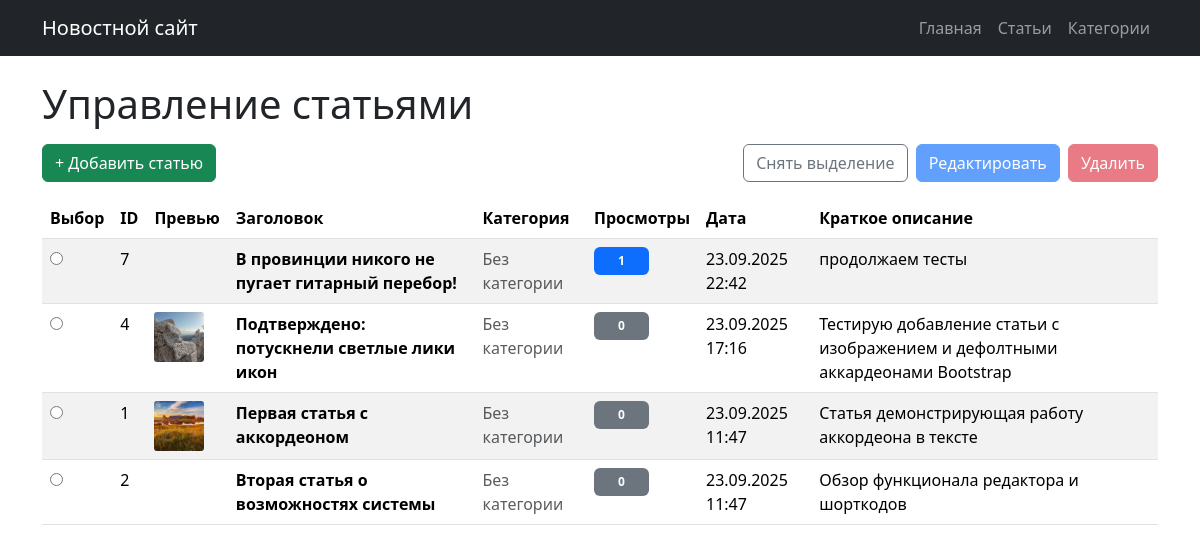
Page /admin/index.php on the earlier database version.
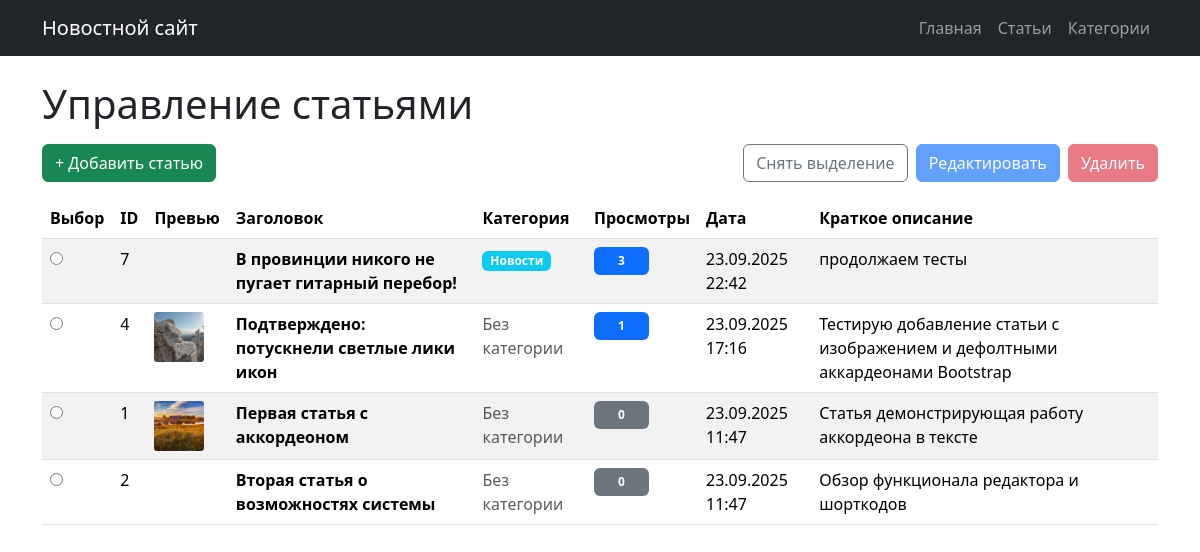
Same page on the later database version.
### tables this page shows
CREATE TABLE articles (
    id INTEGER PRIMARY KEY AUTOINCREMENT,
    title TEXT NOT NULL,
    content TEXT NOT NULL,
    short_description TEXT,
    created_at DATETIME DEFAULT CURRENT_TIMESTAMP,
    updated_at DATETIME DEFAULT CURRENT_TIMESTAMP
, preview_image TEXT, views INTEGER DEFAULT 0, category_id INTEGER DEFAULT NULL);

CREATE TABLE categories (
            id INTEGER PRIMARY KEY AUTOINCREMENT,
            name VARCHAR(100) NOT NULL UNIQUE,
            slug VARCHAR(100) NOT NULL UNIQUE,
            description TEXT,
            created_at DATETIME DEFAULT CURRENT_TIMESTAMP
        );

### includes/functions.php (called while the page is built, shortened)
<?php
function getAllArticlesWithCategories() {
    $db = new Database();
    $pdo = $db->getConnection();
    $stmt = $pdo->query("
        SELECT a.*, c.name as category_name, c.slug as category_slug
        FROM articles a
        LEFT JOIN categories c ON a.category_id = c.id
        ORDER BY a.created_at DESC
    ");
    return $stmt->fetchAll(PDO::FETCH_ASSOC);
}
?>

### admin/index.php (the view, shortened to what this page needs)
<?php
require_once '../includes/functions.php';
$articles = getAllArticlesWithCategories();
?>
<?php
include '../includes/header.php';
?>
<h1>Управление статьями</h1>
<form method="POST" id="articles-form">
    <div class="d-flex justify-content-between align-items-center my-3">
        <div>
            <a href="add.php" class="btn btn-success">+ Добавить статью</a>
        </div>
        <div>
            <button type="button" class="btn btn-outline-secondary" id="deselect-all">
                Снять выделение
            </button>
            <button type="submit" name="edit_selected" class="btn btn-primary mx-1" id="edit-selected" disabled>
                Редактировать
            </button>
            <button type="submit" name="delete_selected" class="btn btn-danger" id="delete-selected" disabled>
                Удалить
            </button>
        </div>
    </div>
    <div class="table-responsive">
<table class="table table-striped">
    <thead>
        <tr>
            <th width="40">Выбор</th>
            <th>ID</th>
            <th>Превью</th>
            <th>Заголовок</th>
            <th>Категория</th>
            <th>Просмотры</th>
            <th>Дата</th>
            <th>Краткое описание</th>
        </tr>
    </thead>
    <tbody>
        <?php if (empty($articles)): ?>
            <tr>
                <td colspan="8" class="text-center text-muted py-4">
                    Статьи пока не добавлены
                </td>
            </tr>
        <?php else: ?>
            <?php foreach ($articles as $article): ?>
            <tr>
                <td>
                    <input type="radio" name="selected_article" value="<?php echo $article['id']; ?>"
                           class="article-radio">
                </td>
                <td><?php echo $article['id']; ?></td>
                <td>
                    <?php if (!empty($article['preview_image'])): ?>
                    <img src="<?php echo htmlspecialchars($article['preview_image']); ?>"
                         style="height: 50px; width: 50px; object-fit: cover; border-radius: 3px;"
                         alt="Превью"
                         onerror="this.style.display='none'">
                    <?php else: ?>
                    <span class="text-muted">Нет</span>
                    <?php endif; ?>
                </td>
                <td>
                    <strong><?php echo htmlspecialchars($article['title']); ?></strong>
                </td>
                <td>
                    <?php if ($article['category_name']): ?>
                        <span class="badge bg-info">
                            <?php echo htmlspecialchars($article['category_name']); ?>
                        </span>
                    <?php else: ?>
                        <span class="text-muted">Без категории</span>
                    <?php endif; ?>
                </td>
                <td>
                    <span class="px-4 py-2 badge bg-<?php echo ($article['views'] ?? 0) > 0 ? 'primary' : 'secondary'; ?>">
                        <?php echo $article['views'] ?? 0; ?>
                    </span>
                </td>
                <td><?php echo date('d.m.Y H:i', strtotime($article['created_at'])); ?></td>
                <td>
                    <?php
                    $short_desc = $article['short_description'] ?? '';
                    echo htmlspecialchars(mb_strlen($short_desc) > 100 ? mb_substr($short_desc, 0, 100) . '...' : $short_desc);
                    ?>
                </td>
            </tr>
            <?php endforeach; ?>
        <?php endif; ?>
    </tbody>
</table>
    </div>
</form>
<?php include '../includes/footer.php'; ?>

Differences in the rows shown:
changed articles "В провинции никого не пугает гитарный перебор!": category.name (not shown) → "Новости"; views "1" → "3"; no longer shows "Без категории"
changed articles "Подтверждено: потускнели светлые лики икон": views "0" → "1"
